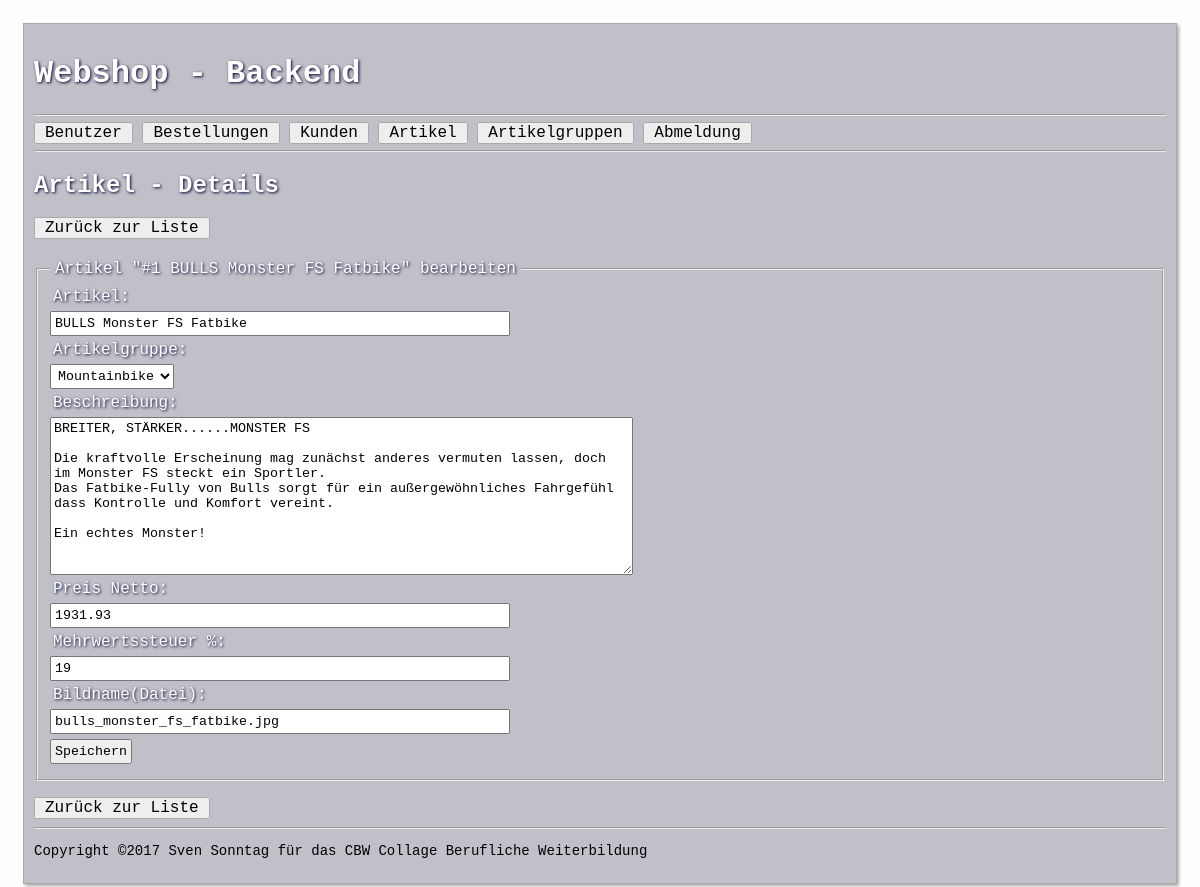
Screenshot of /admin/index.php?module=article&action=edit&id=1 (signed in) with the database file from the repository.
### tables this page shows
CREATE TABLE IF NOT EXISTS `articles` (
`id` int(6) NOT NULL,
  `articlegroup_id` int(6) DEFAULT NULL,
  `name` varchar(128) DEFAULT NULL,
  `description` text,
  `price_net` decimal(6,2) DEFAULT NULL,
  `tax` int(6) DEFAULT NULL,
  `image_url` varchar(128) DEFAULT NULL
);

CREATE TABLE IF NOT EXISTS `articlegroups` (
`id` int(6) NOT NULL,
  `groupname` varchar(64) DEFAULT NULL,
  `description` text
);

### admin/models/Article.php (called while the page is built, shortened)
<?php
class Article {
    private $id;
    private $articlegroupId;
    private $name;
    private $description;
    private $priceNet;
    private $tax;
    private $imageUrl;
    public function __toString() {
        $fullName = "#" . $this->id . " " . $this->name;
        return $fullName;
    }
    public function getId() {
        return $this->id;
    }
    public function getArticlegroupId() {
        return $this->articlegroupId;
    }
    public function getName() {
        return $this->name;
    }
    public function getDescription() {
        return $this->description;
    }
    public function getPriceNet() {
        return $this->priceNet;
    }
    public function getTax() {
        return $this->tax;
    }
    public function getImageUrl() {
        return $this->imageUrl;
    }
    public function setId($id) {
        $this->id = $id;
    }
    public function setArticlegroupId($group) {
        $this->articlegroupId = trim($group);
    }
    public function setName($name) {
        $this->name = trim($name);
    }
    public function setDescription($text) {
        $this->description = trim($text);
    }
    public function setPriceNet($price) {
        $this->priceNet = round(floatval(str_replace(",", ".", $price)), 2);
    }
    public function setTax($tax) {
        $this->tax = intval($tax);
    }
    public function setImageUrl($url) {
        $this->imageUrl = trim($url);
    }
    public function findById($database, $id) {
        $stmt = $database->prepare('SELECT articles.id, articlegroup_id, articlegroups.groupname as articlegroup_name, name, articles.description, price_net, tax, image_url FROM articles JOIN articlegroups ON articlegroup_id=articlegroups.id WHERE articles.id=:id');
        $params = array('id' => $id);
        try {
            $stmt->execute($params);
        } catch (PDOException $error) {
            showFatalError("Database Error: " . $error->getMessage());
        }
    }
}

### admin/models/Articlegroup.php (called while the page is built, shortened)
<?php
class Articlegroup {
    public static function findAll($database, $sortCriteria) {
        $stmt = $database->prepare('SELECT id, groupname, description FROM articlegroups ORDER BY ' . $sortCriteria);
        try {
            $stmt->execute();
        } catch (PDOException $error) {
            showFatalError("Database Error: " . $error->getMessage());
        }
        $result = $stmt->fetchAll();
        return $result;
    }
}

### admin/views/articleEdit.php (the view, shortened to what this page needs)
<?php
include ("_head.php");
?>
<a class="shop-button" href="index.php?module=article&action=list">Zurück zur Liste</a>
<br><br>
<form action="index.php?module=article&action=edit&id=<?php echo $article->getId(); ?>" method="POST">
    <fieldset>
        <legend>Artikel "<?php echo $article; ?>" bearbeiten</legend>
        <label for="name">Artikel:</label>
        <input type="text" name="name" value="<?php echo $article->getName(); ?>" required>
        <label for="articlegroupId">Artikelgruppe:</label>
        <select name="articlegroupId">
<?php foreach ($allArticleGroups as $articlegroup) { ?>
                <option value="<?php echo $articlegroup["id"]; ?>" <?php if ($articlegroup["id"] == $article->getArticlegroupId()) {
        echo "selected";
    } ?>><?php echo $articlegroup["groupname"]; ?></option>
            <?php } ?>
        </select>
        <label for="description">Beschreibung:</label>
        <textarea name="description" rows="10" cols="70"><?php echo $article->getDescription(); ?></textarea>
        <label for="priceNet">Preis Netto:</label>
        <input type="text" name="priceNet" value="<?php echo $article->getPriceNet(); ?>">
        <label for="tax">Mehrwertssteuer %:</label>
        <input type="text" name="tax" value="<?php echo $article->getTax(); ?>">
        <label for="imageUrl">Bildname(Datei):</label>
        <input type="text" name="imageUrl" value="<?php echo $article->getImageUrl(); ?>">
        <input type="submit" name="submit" value="Speichern">
    </fieldset>
</form>
<br>
<a class="shop-button" href="index.php?module=article&action=list">Zurück zur Liste</a>
<?php
include ("_footer.php");
?>

### css/backend_style.css (style rules this page uses)
* { font-family: "Courier New", Courier, monospace; }
html { overflow-y:scroll; }
body { background-color: #fefefe; padding-left: 15px; padding-right: 15px; padding-top: 15px; }
label { width: 300px; padding: 3px; color: #fff; text-shadow: 1px 1px 3px #003; }
legend { color: #fff; text-shadow: 1px 1px 3px #003; padding: 5px; }
input, textarea, select { margin-top: 5px; margin-bottom: 5px; display: block; padding: 3px; }
input[type='password'], input[type='text'], input[type='email'] { width: 450px; }
.shop-button { text-decoration: none; background-color: #eee; color: black; border: 1px solid #aaa; padding: 1px 10px; border-radius: 2px; }

### rows the page displays
articles: article "#1 BULLS Monster FS Fatbike", name "BULLS Monster FS Fatbike", articlegroupId "Mountainbike", description "BREITER, STÄRKER......MONSTER FS Die kraftvolle Erscheinung mag zunächst anderes vermuten lassen, doch im Monster FS steckt ein Sportler. Das Fatbike-Fully von Bulls sorgt für ein außergewöhnliches Fahrgefühl dass Kontrolle und Komfort vereint. Ein echtes Monster!", priceNet "1931.93", tax "19", imageUrl "bulls_monster_fs_fatbike.jpg"

### other values shown
$appTitle "Artikel - Details"
